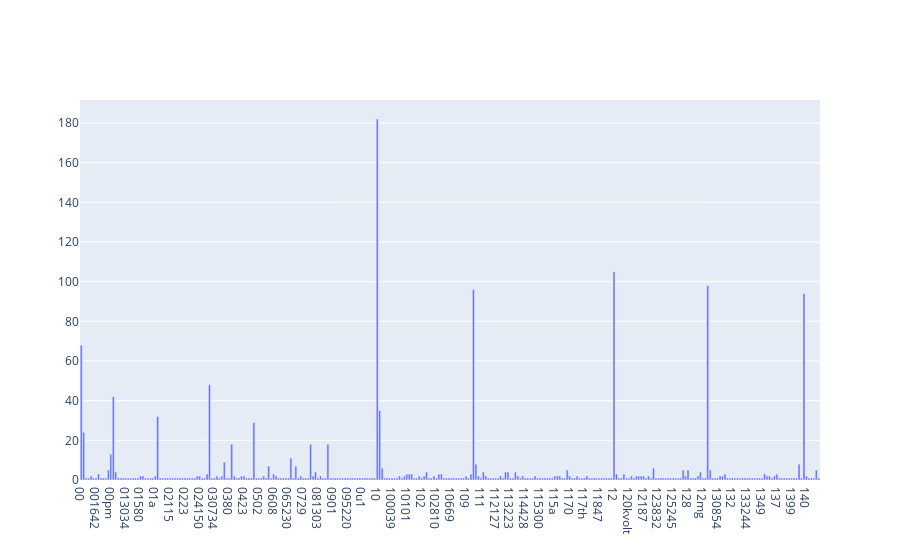

Notebook code for this chart:
### Markdown cell above
### >>> **Exercise 14 (take home):** 
The chart above contains all the vocabulary, and it's computationally intensive to both compute and visualize. Can you efficiently reduce the number of terms you want to visualize as an exercise.

### Code cell
# Answer here

# We can do a sample at the beginning

X_sample = X.sample(n=1000)
X_sample_counts = count_vect.fit_transform(X_sample.text)

term_frequencies = []
for j in range(0,X_sample_counts.shape[1]):
    term_frequencies.append(sum(X_sample_counts[:,j].toarray()))

term_frequencies = np.asarray(X_sample_counts.sum(axis=0))[0]


x = [str(i) for i in count_vect.get_feature_names()][:300]
y = term_frequencies[:300]

g = pltgo.Figure()
g.add_trace(pltgo.Bar(x=x, y=y))
g.show()

### Figure 1 — Plotly figure (JSON) as saved in the notebook; plotly's stock layout.template omitted (floating-point values rounded to 4 significant figures; data arrays with more than 128 entries replaced by an {"elided": "..."} marker saying what was removed)
{"data": [{"type": "bar", "x": {"elided": "300 str values"}, "y": {"elided": "300 int values"}}], "layout": {}}
